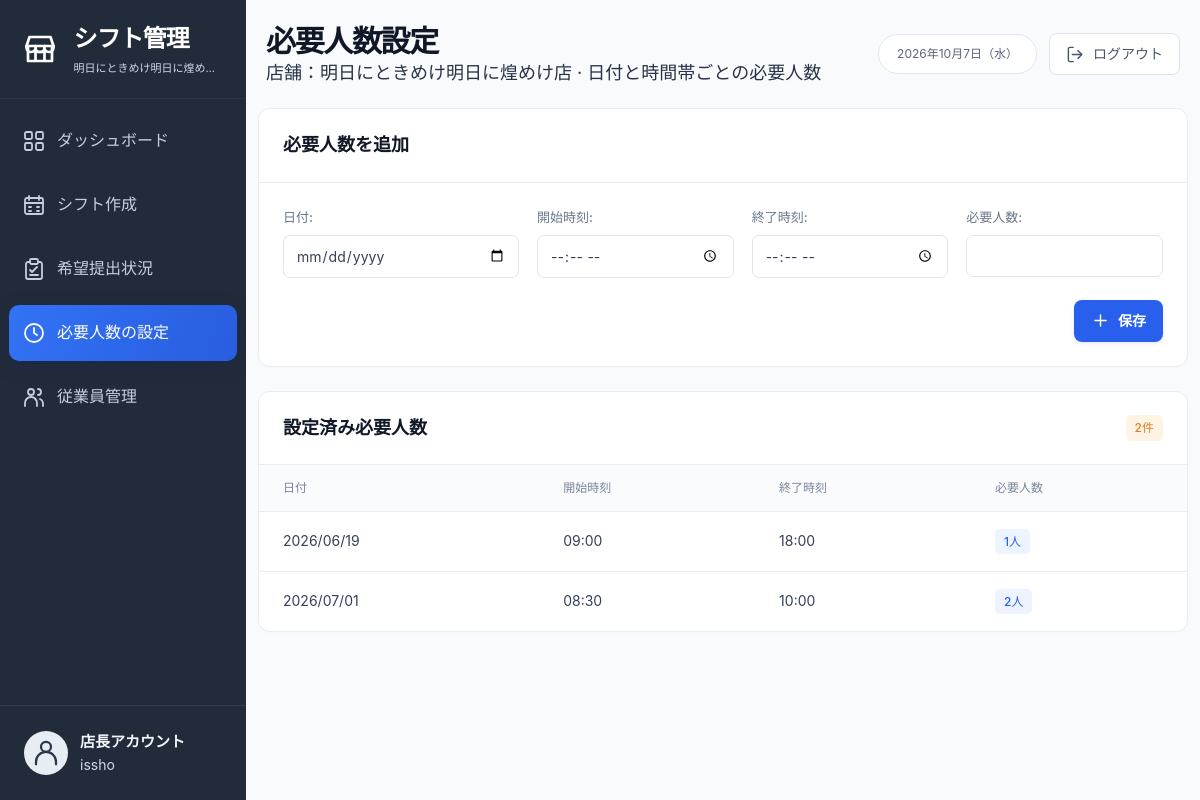
/manager/requirements/ (signed in), run on the app's committed database.
### accounts/models.py (models this page shows, shortened)
class Store(models.Model):
    company = models.ForeignKey(
        Company,
        on_delete=models.CASCADE,
        related_name="stores",
    )
    name = models.CharField(max_length=100)
    created_at = models.DateTimeField(auto_now_add=True)

class User(AbstractUser):
    ROLE_CHOICES = [
        ("admin", "Admin"),
        ("staff", "Staff"),
    ]
    RANK_CHOICES = [
        ("A", "A"),
        ("B", "B"),
        ("C", "C"),
    ]
    last_name = models.CharField(
        "苗字",
        max_length=150,
        blank=True,
    )
    first_name = models.CharField(
        "名前",
        max_length=150,
        blank=True,
    )
    role = models.CharField(
        max_length=10,
        choices=ROLE_CHOICES,
        default="staff",
    )
    rank = models.CharField(
        max_length=1,
        choices=RANK_CHOICES,
        default="C",
    )
    desired_shifts_per_week = models.PositiveIntegerField(default=0)
    @property
    def full_name_japanese(self):
        full_name = f"{self.last_name} {self.first_name}".strip()
        return full_name or self.username

### shifts/models.py (models this page shows, shortened)
class Requirement(models.Model):
    store = models.ForeignKey(
        "accounts.Store",
        on_delete=models.CASCADE,
        related_name="requirements",
        null=True,
        blank=True,
    )
    work_date = models.DateField()
    start_time = models.TimeField()
    end_time = models.TimeField()
    required_staff_count = models.PositiveIntegerField()
    created_at = models.DateTimeField(auto_now_add=True)
    class Meta:
        ordering = ["work_date", "start_time"]

### shifts/views.py (the view)
# urls.py: path("requirements/", shift_views.manager_requirement_list, name="manager_requirement_list"),
@login_required
def manager_requirement_list(request):
    manager_membership = StoreMembership.objects.filter(
        user=request.user,
        role="manager",
        is_active=True,
    ).select_related("store").first()
    if manager_membership is None:
        messages.error(request, "管理できる店舗がありません。")
        return redirect("dashboard")
    store = manager_membership.store
    if request.method == "POST":
        form = RequirementForm(request.POST)
        if form.is_valid():
            requirement = form.save(commit=False)
            requirement.store = store
            requirement.save()
            return redirect("manager_requirement_list")
    else:
        selected_date_text = request.GET.get("date")
        try:
            selected_date = parse_date(selected_date_text) if selected_date_text else None
        except ValueError:
            selected_date = None
        form = RequirementForm(initial={"work_date": selected_date})
    requirements = Requirement.objects.filter(
        store=store,
    ).order_by(
        "work_date",
        "start_time",
    )
    return render(
        request,
        "shifts/manager_requirement_list.html",
        {
            "store": store,
            "form": form,
            "requirements": requirements,
        },
    )

### shifts/forms.py
class RequirementForm(forms.ModelForm):
    class Meta:
        model = Requirement
        fields = ["work_date", "start_time", "end_time", "required_staff_count"]
        widgets = {
            "work_date": forms.DateInput(attrs={"type": "date"}),
            "start_time": forms.TimeInput(attrs={"type": "time"}),
            "end_time": forms.TimeInput(attrs={"type": "time"}),
            "required_staff_count": forms.NumberInput(attrs={"min": 1}),
        }
        labels = {
            "work_date": "日付",
            "start_time": "開始時刻",
            "end_time": "終了時刻",
            "required_staff_count": "必要人数",
        }

### templates/shifts/manager_requirement_list.html (shortened to what this page needs)
{% extends "manager/base.html" %}
{% block page_title %}必要人数設定{% endblock %}
{% block page_subtitle %}店舗：{{ store.name }} · 日付と時間帯ごとの必要人数{% endblock %}
{% block content %}
<div class="requirement-panels">
  <section class="panel">
    <div class="panel-heading"><h2>必要人数を追加</h2></div>
    <form class="requirement-form" method="post">
      <div class="requirement-fields">
        {% for field in form %}
          <div class="field">
            {{ field.label_tag }}
            {{ field }}
          </div>
        {% endfor %}
      </div>
      <div class="requirement-form-actions">
        <button class="button button-primary" type="submit">
          <svg class="icon" aria-hidden="true"><use href="#icon-plus"></use></svg>
          保存
        </button>
      </div>
    </form>
  </section>
  <section class="panel">
    <div class="panel-heading">
      <h2>設定済み必要人数</h2>
      <span class="status-badge badge-orange">{{ requirements|length }}件</span>
    </div>
    <div class="table-wrap">
      <table class="data-table">
        <thead>
          <tr>
            <th scope="col">日付</th>
            <th scope="col">開始時刻</th>
            <th scope="col">終了時刻</th>
            <th scope="col">必要人数</th>
          </tr>
        </thead>
        <tbody>
          {% for requirement in requirements %}
            <tr>
              <td>{{ requirement.work_date|date:"Y/m/d" }}</td>
              <td>{{ requirement.start_time|time:"H:i" }}</td>
              <td>{{ requirement.end_time|time:"H:i" }}</td>
              <td><span class="status-badge badge-blue">{{ requirement.required_staff_count }}人</span></td>
            </tr>
          {% empty %}
            <tr><td class="empty-state" colspan="4">まだ必要人数が設定されていません。</td></tr>
          {% endfor %}
        </tbody>
      </table>
    </div>
  </section>
</div>
{% endblock %}

### templates/manager/base.html (shortened to what this page needs)
{% load static i18n tz %}
<!doctype html>
<html lang="ja">
<head>
  <link rel="stylesheet" href="{% static 'manager/app.css' %}">
</head>
<body>
  <div class="app-shell">
    <aside class="sidebar" aria-label="{% block sidebar_label %}管理者メニュー{% endblock %}">
      <a class="brand" href="{% block brand_url %}{% url 'manager_dashboard' %}{% endblock %}">
        <span class="brand-mark"><svg class="icon" aria-hidden="true"><use href="#icon-store"></use></svg></span>
        <span class="brand-copy">
          <span class="brand-name">シフト管理</span>
          <span class="brand-store"{% if store %} title="{{ store.name }}"{% elif membership %} title="{{ membership.store.name }}"{% endif %}>{% block brand_store %}{{ store.name }}{% endblock %}</span>
        </span>
      </a>
      {% block sidebar_navigation %}
      {% with current_url=request.resolver_match.url_name %}
        <nav class="sidebar-nav" aria-label="メインナビゲーション">
          <a class="nav-link" href="{% url 'manager_dashboard' %}">
            <svg class="icon" aria-hidden="true"><use href="#icon-dashboard"></use></svg>
            <span>ダッシュボード</span>
          </a>
          <a class="nav-link{% if current_url == 'manager_shift_list' %} active{% endif %}" href="{% url 'manager_shift_list' %}"{% if current_url == 'manager_shift_list' %} aria-current="page"{% endif %}>
            <svg class="icon" aria-hidden="true"><use href="#icon-calendar"></use></svg>
            <span>シフト作成</span>
          </a>
          <a class="nav-link{% if current_url == 'manager_availability_list' %} active{% endif %}" href="{% url 'manager_availability_list' %}"{% if current_url == 'manager_availability_list' %} aria-current="page"{% endif %}>
            <svg class="icon" aria-hidden="true"><use href="#icon-clipboard"></use></svg>
            <span>希望提出状況</span>
          </a>
          <a class="nav-link{% if current_url == 'manager_requirement_list' %} active{% endif %}" href="{% url 'manager_requirement_list' %}"{% if current_url == 'manager_requirement_list' %} aria-current="page"{% endif %}>
            <svg class="icon" aria-hidden="true"><use href="#icon-clock"></use></svg>
            <span>必要人数の設定</span>
          </a>
          <a class="nav-link{% if current_url == 'manager_staff_list' %} active{% endif %}" href="{% url 'manager_staff_list' %}"{% if current_url == 'manager_staff_list' %} aria-current="page"{% endif %}>
            <svg class="icon" aria-hidden="true"><use href="#icon-users"></use></svg>
            <span>従業員管理</span>
          </a>
        </nav>
      {% endwith %}
      {% endblock %}
      <div class="sidebar-user">
        <span class="avatar sidebar-avatar" aria-hidden="true"><svg class="icon"><use href="#icon-user"></use></svg></span>
        <div class="sidebar-user-details">
          <strong>{% block sidebar_user_label %}店長アカウント{% endblock %}</strong>
          <span>{{ request.user.full_name_japanese }}</span>
        </div>
      </div>
    </aside>
    <main class="main-content" id="main-content">
      <header class="page-header">
        <div class="page-heading">
          <h1>{% block page_title %}ダッシュボード{% endblock %}</h1>
          <p class="page-subtitle">{% block page_subtitle %}店舗：{{ store.name }}{% endblock %}</p>
        </div>
        <div class="header-actions">
          <div class="header-date">
            <span>{% language 'ja' %}{% if selected_date %}{{ selected_date|date:'Y年n月j日（D）' }}{% else %}{% timezone 'Asia/Tokyo' %}{% now 'Y年n月j日（D）' %}{% endtimezone %}{% endif %}{% endlanguage %}</span>
          </div>
          <form method="post" action="{% url 'logout' %}">
            <button class="button button-secondary logout-button" type="submit">
              <svg class="icon" aria-hidden="true"><use href="#icon-logout"></use></svg>
              <span>ログアウト</span>
            </button>
          </form>
        </div>
      </header>
      <div class="page-content">
        {% block content %}{% endblock %}
      </div>
    </main>
  </div>
</body>
</html>

### templates/shifts/manager_requirement_list.html (style rules this page uses)
.requirement-panels { display: grid; gap: 24px; }
.requirement-form { padding: 24px; }
.requirement-fields { display: grid; grid-template-columns: 1.2fr 1fr 1fr 1fr; gap: 18px; margin-bottom: 22px; }
.requirement-form-actions { display: flex; justify-content: flex-end; }

### data on the page
Store: name "明日にときめけ明日に煌め…", name "明日にときめけ明日に煌めけ店"
User: user.full_name_japanese "issho"
Requirement: work_date "2026/06/19", start_time "09:00", end_time "18:00", required_staff_count "1"
Requirement: work_date "2026/07/01", start_time "08:30", end_time "10:00", required_staff_count "2"

### other printed values
{{ field.label_tag }} "日付:" "開始時刻:" "終了時刻:" "必要人数:"
{{ requirements|length }} "2"
